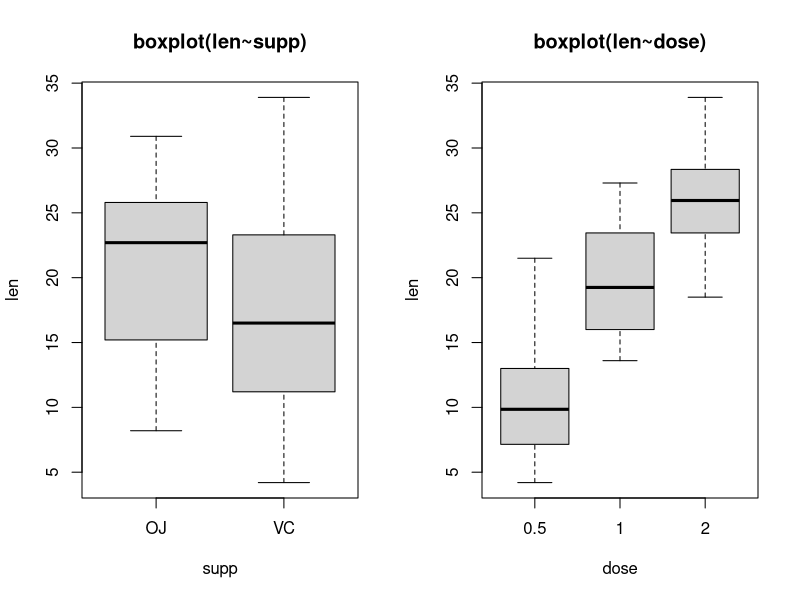

The R script that drew this image:
## ---- chunk 1
library(datasets)
data(ToothGrowth)
# give information on the data set : help(ToothGrowth)
## ---- chunk 2
summary(ToothGrowth)
par(mfrow = c(1, 2))
boxplot(len~supp, data=ToothGrowth, main="boxplot(len~supp)")
boxplot(len~dose, data=ToothGrowth,main="boxplot(len~dose)")
## ---- chunk 3
g_VC<-ToothGrowth[ToothGrowth$supp=="VC","len"]
g_OJ<-ToothGrowth[ToothGrowth$supp=="OJ","len"]
t.test(g_OJ-g_VC)
## ---- chunk 4
t.test(ToothGrowth$len-ToothGrowth$dose)
